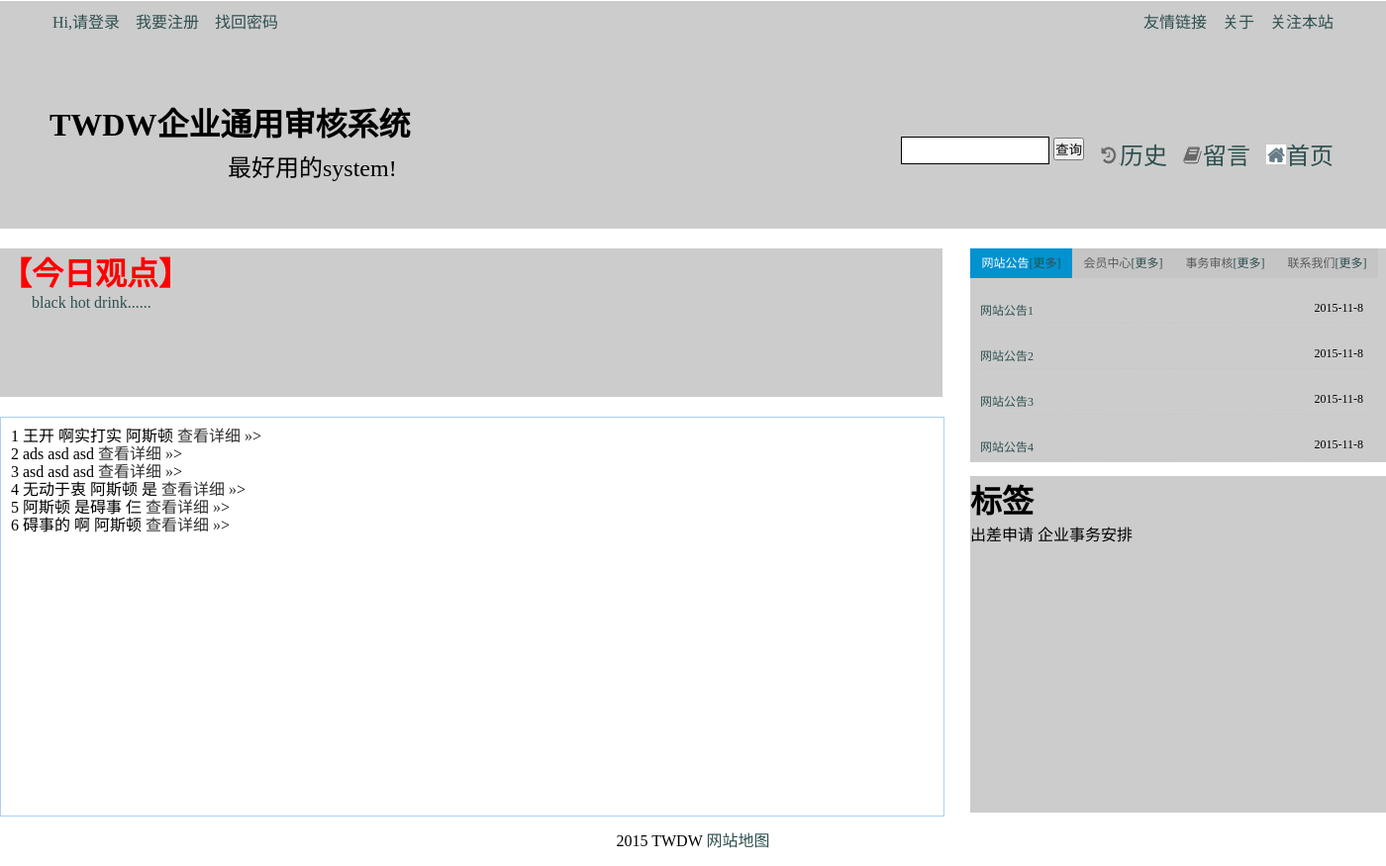
Screenshot of /Item/qianduan/index1.php with the database file from the repository.
### tables this page shows
CREATE TABLE IF NOT EXISTS `biaodan` (
  `id` int(10) unsigned NOT NULL AUTO_INCREMENT,
  `name` varchar(200) NOT NULL,
  `phoneNumber` int(20) NOT NULL,
  `application` varchar(200) NOT NULL,
  `emailAddress` varchar(100) NOT NULL,
  `applicationReasons` varchar(200) NOT NULL,
  `business` varchar(100) NOT NULL,
  PRIMARY KEY (`id`)
);

### Item/houtai/lib/mysql.php (called while the page is built, shortened)
<?php
function fetchAll($sql,$result_type=MYSQL_ASSOC){
	$result=mysql_query($sql);
	while(@$row=mysql_fetch_array($result,$result_type)){
		$rows[]=$row;
	}
	return $rows;
}
function getResultNum($sql){
	$result=mysql_query($sql);
	return mysql_num_rows($result);
}

### Item/qianduan/index1.php (the view, shortened to what this page needs)
<?php
$sql="select * from biaodan";
$totalRows=getResultNum($sql);
$pageSize=16;
$totalPage=ceil($totalRows/$pageSize);
$page=$_REQUEST['page']?(int)$_REQUEST['page']:1;
if($page>=$totalPage)$page=$totalPage;
$offset=($page-1)*$pageSize;
$sql="select * from biaodan limit {$offset},{$pageSize}";
$rows=fetchAll($sql);
?>
<html>
<head>
<link rel="stylesheet" href="css/main.css">
<link rel="stylesheet" href="css/tab.css" >
<link rel="stylesheet" href="css/divide.css" >
<link rel="stylesheet" type="text/css" href="css/index.css">
</head>
<body onload="_$init_zzjs_net()">
<div style="background-color:#CCCCCC" id="head">
<div class="o1">
    <ul class="ul1">
        <li><a href="../houtai/admin/login.php">Hi,请登录</a></li>
        <li><a href="zhuce.php">我要注册</a></li>
        <li><a href="">找回密码</a></li>
    </ul>
    <ul class="ul2">
        <li><a href="">关注本站</a></li>
        <li><a href="">关于</a></li>
        <li><a href="">友情链接</a></li>
    </ul>
</div>
<div class="p1">
    <br/>
    <h1 id="text1">TWDW企业通用审核系统</h1>
    <p id="text2"><font size=5>最好用的system!</font></p>
</div>
<div class="p2">
    <ul class="ul2">
        <li><a href=""><img src="images/3.png"><font size=5>首页</font></a></li>
        <li><a href="liuyan.php"><img src="images/2.png"><font size=5>留言</font></a></li>
        <li><a href="ziye2.php"><img src="images/1.png"><font size=5>历史</font></a></li>
        <li>
            <form action="search.php" method="get">
                <input name="key" type="text" class="find" />
                <input name="" type="submit" value="查询" style="color:black"/>
        </form>
        </li>
    </ul>
</div>
</div>
<div class="p3">
<dl>
<dt><h1><font color="red">【今日观点】</font></h1></dt>
<dd style="text-indent:2em"><a href="">black hot drink......</a></dd>
</dl>
</div>
<div id="tab" style="margin-right:0;margin-top:-150px; overflow:hidden;background-color:#CCCCCC">
        <h3 class="up" id="two1" onmouseover="setContentTab('two',1,4)">网站公告<a href="#">[更多]</a></h3>
        <div class="block" id="con_two_1">
            <ul >
                <li><a class="tab_title" href="wangzhangonggao.php">网站公告1</a><span><font color="black">2015-11-8</font></span></li>
                <li><a class="tab_title" href="wangzhangonggao.php">网站公告2</a><span><font color="black">2015-11-8</font></span></li>
                <li><a class="tab_title" href="wangzhangonggao.php">网站公告3</a><span><font color="black">2015-11-8</font></span></li>
                <li><a class="tab_title" href="wangzhangonggao.php">网站公告4</a><span><font color="black">2015-11-8</font></span></li>
            </ul>
        </div>
        <h3 id="two2" onmouseover="setContentTab('two',2,4)">会员中心<a href="#">[更多]</a></h3>
        <h3 id="two3" onmouseover="setContentTab('two',3,4)">事务审核<a href="#">[更多]</a></h3>
        <h3 id="two4" onmouseover="setContentTab('two',4,4)">联系我们<a href="#">[更多]</a></h3>
    </div>
  <div style="margin-left:70%;margin-top:1%; overflow:hidden;background-color:#CCCCCC;width:30%;height:340px;">
    <h1>标签</h1>
    <p>出差申请 企业事务安排</p>
  </div>
  <div id="net"  class="page" style="margin-top:-400px;">
   <div id="Content" style="font-size:16px;">
<?php  $i = 1;foreach($rows as $row):?>
    <tr>
        <td><?php echo $i;?></td>
        <td><?php echo $row['name'];?></td>
        <td><?php echo $row['application'];?></td>
        <td><?php echo $row['applicationReasons'];?></td>
        <td><a href="show.php?id=<?php echo $row['id']?>">查看详细&nbsp;&raquo;</a></td>><br/>
    </tr>
    <?php $i++;endforeach;?>
   </div>
  </div>
  <div id="foot">
        <p>2015  TWDW  <a href="##">网站地图</a></p>
  </div>
</body>
</html>

### Item/qianduan/css/main.css (style rules this page uses)
* { padding:0px; margin:0px; cursor: pointer; }
div { font-family:"微软雅黑"; font-family: 14px }
a { text-decoration:none;color:#2F4F4F; }
.o1 ul { margin-top:0.05em; padding-left:45px; }
.ul1 li { list-style-type :none; float:left; display: block; padding:0.5em; }
.ul2 { margin-top:0.05em; padding-right:45px; }
.ul2 li { list-style-type :none; float:right; display: block; margin:0; padding:0.5em; }
.p1 { padding:5%;width:30%;height: 100px; }
.find { width:150px; height:28px; border:solid 1px #000000; }
.p2 { margin-top:-8%;padding-right:0px; }
.p3 { background-color:#CCCCCC;padding-left:0;margin-top:20px;width:68%;height:150px }
#tab a { text-decoration:none;color:#2F4F4F; }

### Item/qianduan/css/tab.css (style rules this page uses)
#tab { width:30%; height:216px; position:relative ;margin:40px auto 0 auto;cursor: pointer; }
#tab div { position:absolute; top:30px; left:0; width:412px; height:186px; }
#tab div { display:none; }
#tab .block { display:block; }
#tab h3 { float:left; width:103px; height:30px; line-height:30px; margin:0 0 0 0; font-size:12px; cursor:pointer; background-color:#c5c5c5; text-align:center; color:#5a5a5a; font-family:Microsoft YaHei;font-weight:normal; }
#tab .up { background:#0292cf;color:#fff; }
#tab ul { list-style:none; padding:0; height:186px; margin-top:0px; }
#tab li { margin-left:10px; margin-right:10px; border-bottom:1px dotted #c6c6c6; height:22px; padding-top:23px; overflow:hidden; font-size:12px; }
#tab li a { display:inline; font-size:12px; text-decoration:none; text-indent:10px; margin-right:10px; }
#tab li span { display:block; float:right; margin-right:5px; color: #bdacb3; }
a.tab_title:link { color: #5a5a5a; text-decoration:none; }

### Item/qianduan/css/divide.css (style rules this page uses)
.page { font : normal 12px/1.5em "Microsoft YaHei", Tahoma; font : normal 12px/1.5em Tahoma; border: 0px; margin: 0px; padding: 0px; overflow: hidden; text-decoration: none; text-overflow: ellipsis; }
.page a { color: #333; }
#net { border: 1px #acd0f0 solid; width: 68%; height: 402px; }
#Content { width: 68%; height: 372px; margin: 10px 10px 0px 10px; overflow: hidden; text-align: left; }

### Item/qianduan/css/index.css (style rules this page uses)
body { min-width: 1390px; }
#head { height: 230px; }
#text1 { position: absolute; top: 100px; left: 50px; }
#text2 { position: absolute; top: 150px; left: 230px; }
#foot { width: 100%; line-height: 50px; height: 50px; text-align: center; background-color: white; }

### rows the page displays
biaodan: name "王开", application "啊实打实", applicationReasons "阿斯顿"
biaodan: name "ads", application "asd", applicationReasons "asd"
biaodan: name "asd", application "asd", applicationReasons "asd"
biaodan: name "无动于衷", application "阿斯顿", applicationReasons "是"
biaodan: name "阿斯顿", application "是碍事", applicationReasons "仨"
biaodan: name "碍事的", application "啊", applicationReasons "阿斯顿"
